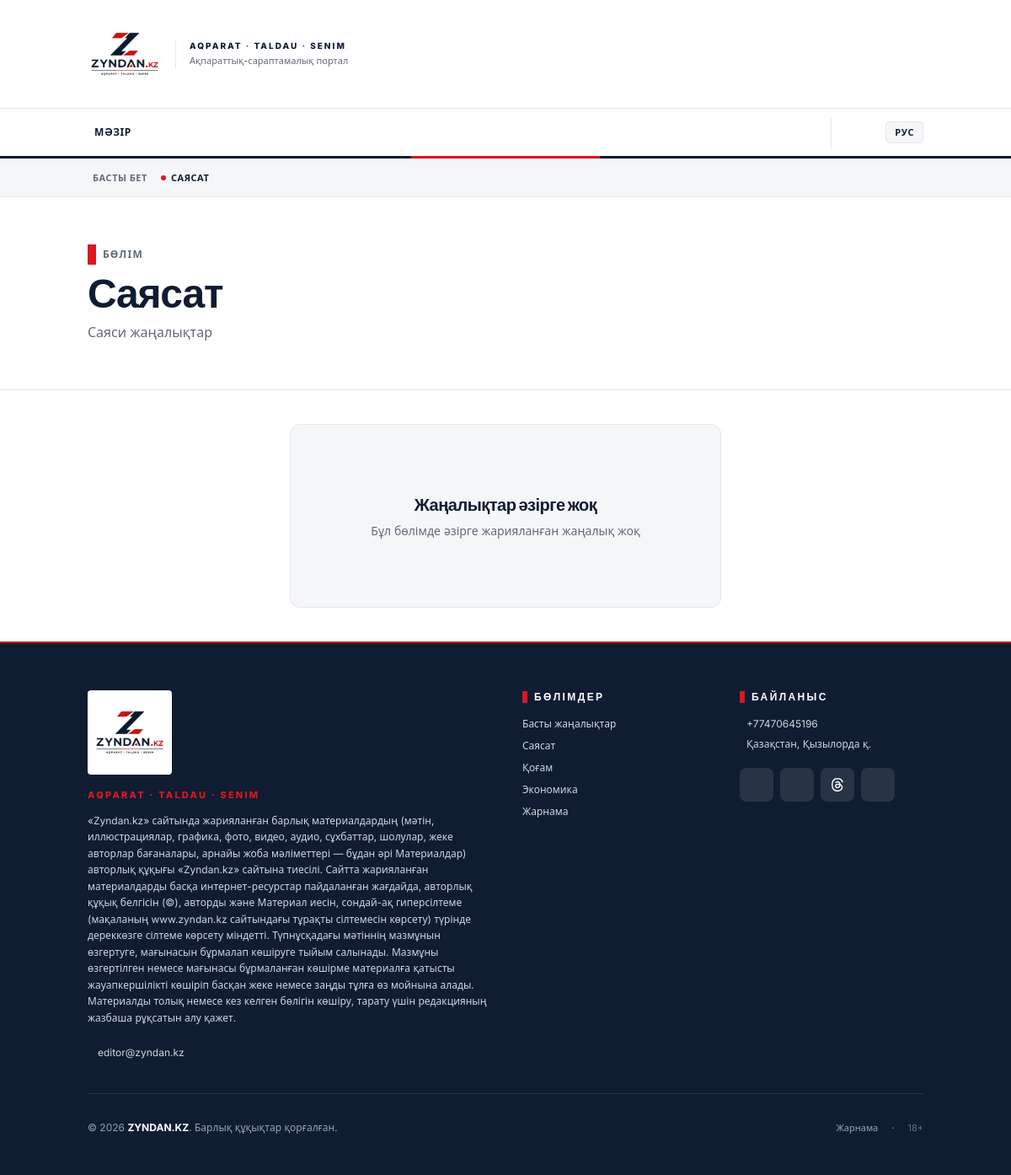
Page /sayasat on the committed database.
### tables this page shows
CREATE TABLE `categories` (
  `id` int NOT NULL AUTO_INCREMENT,
  `name_kz` varchar(100) NOT NULL,
  `name_ru` varchar(100) NOT NULL,
  `slug_kz` varchar(100) NOT NULL,
  `slug_ru` varchar(100) NOT NULL,
  `description_kz` text,
  `description_ru` text,
  `sort_order` int DEFAULT '0',
  `created_at` timestamp NULL DEFAULT CURRENT_TIMESTAMP,
  PRIMARY KEY (`id`),
  UNIQUE KEY `slug_kz` (`slug_kz`),
  UNIQUE KEY `slug_ru` (`slug_ru`),
  KEY `idx_slug_kz` (`slug_kz`),
  KEY `idx_slug_ru` (`slug_ru`)
);

### app/controllers/CategoryController.php (called while the page is built, shortened)
<?php
require_once __DIR__ . '/../../core/Controller.php';
class CategoryController extends Controller
{
    private $postModel;
    private $categoryModel;
    public function __construct()
    {
        $this->postModel = $this->model('PostModel');
        $this->categoryModel = $this->model('CategoryModel');
    }
    public function show($categorySlug)
    {
        $category = $this->categoryModel->getBySlug($categorySlug, $this->lang);
        $page = isset($_GET['page']) ? (int) $_GET['page'] : 1;
        $perPage = 15;
        $offset = ($page - 1) * $perPage;
        $posts = $this->postModel->getByCategory($categorySlug, $this->lang, $perPage, $offset);
        $categories = $this->categoryModel->getAllCategories($this->lang);
        $this->view('category/index', [
            'category' => $category,
            'posts' => $posts,
            'categories' => $categories,
            'currentPage' => $page
        ]);
    }
}

### public/index.php (called while the page is built, shortened)
<?php
spl_autoload_register(function ($className) {
    $className = str_replace('\\', '/', $className);
    $paths = [
        __DIR__ . '/../core/' . $className . '.php',
        __DIR__ . '/../app/models/' . $className . '.php',
        __DIR__ . '/../app/controllers/' . $className . '.php',
        __DIR__ . '/../app/helpers/' . $className . '.php',
        __DIR__ . '/../app/services/' . $className . '.php',
    ];
    foreach ($paths as $path) {
        if (file_exists($path)) {
            return;
        }
    }
});
$config = require __DIR__ . '/../config/app.php';
$router = new Router();
$route = $router->dispatch();
$method = $route['method'];
$params = $route['params'];
$controller = new $controllerName();
call_user_func_array([$controller, $method], $params);

### config/app.php (called while the page is built)
<?php
return array (
  'name' => 'ZYNDAN.KZ',
  'url' => 'https://zyndan.kz',
  'default_lang' => 'kz',
  'supported_langs' =>
  array (
    0 => 'kz',
    1 => 'ru',
  ),
  'brand_color' => '#101C31',
  'brand_red' => '#D71920',
  'timezone' => 'Asia/Qyzylorda',
  'pagination' => 15,
  'image_sizes' =>
  array (
    'large' =>
    array (
      0 => 800,
      1 => 600,
    ),
    'medium' =>
    array (
      0 => 400,
      1 => 300,
    ),
    'thumbnail' =>
    array (
      0 => 100,
      1 => 100,
    ),
  ),
  'openweather_api_key' => '3ad5e27a7879a17e0354e8ef6c754d6b',
  'weather_city' => 'Kyzylorda,KZ',
  'weather_cache_hours' => 1,
  'currency_cache_hours' => 24,
  'session_lifetime' => 7200,
  'admin_path' => 'admin',
  'recaptcha_site_key' => '6Lcxbl0sAAAAAAiop-H3G_5n6Xevm4O104KFBP6h',
  'recaptcha_secret_key' => '6Lcxbl0sAAAAABTnNyuHqjqyCtFgwaRwCdvTe49_',
  'recaptcha_enabled' => false,
  'contact_email' => 'editor@zyndan.kz',
  'admin_email' => 'admin@zyndan.kz',
  'phone' => '+77470645196',
  'address' => 'Қазақстан, Қызылорда қ.',
  'company_name' => 'ZYNDAN.KZ',
  'info_email' => 'info@zyndan.kz',
  'social_instagram' => 'https://www.instagram.com/zyndan.kz?utm_source=qr&dlrf=b3l2c3V0aHc3cnZ3',
  'social_facebook' => 'https://www.facebook.com/people/Zyndan-KZ/pfbid02sXeGgRiiUymaiPHdx6LAw28LTstctiAbjSmXbrn9g95uC89JVM3Pptbf8eG6aYNRl/?rdid=dJfw75vxvx0rvdfP&share_url=https%3A%2F%2Fwww.facebook.com%2Fshare%2F19nmaGHaF2%2F%3Fref%3D1',
  'social_threads' => 'https://www.threads.com/@zyndan.kz',
  'social_whatsapp' => 'https://wa.me/77470645196',
  'social_telegram' => '#',
  'social_tiktok' => '#',
);

### core/Router.php (called while the page is built, shortened)
<?php
class Router
{
    private $lang = 'kz';
    public function __construct()
    {
        $config = require __DIR__ . '/../config/app.php';
    }
    private function detectLanguage()
    {
        $url = $this->getUrl();
        if (strpos($url, 'ru/') === 0 || $url === 'ru') {
            $this->lang = 'ru';
        } else {
            $this->lang = 'kz';
        }
    }
    public function getLang()
    {
        return $this->lang;
    }
    private function getUrl()
    {
        if (isset($_GET['url'])) {
            return trim($_GET['url'], '/');
        }
        $uri = parse_url($_SERVER['REQUEST_URI'], PHP_URL_PATH);
        return trim($uri, '/');
    }
}

### core/Database.php (called while the page is built, shortened)
<?php
class Database
{
    private static $instance = null;
    private $pdo;
    private function __construct()
    {
        $config = require __DIR__ . '/../config/database.php';
        try {
            $port = !empty($config['port']) ? ";port={$config['port']}" : '';
            $dsn = "mysql:host={$config['host']}{$port};dbname={$config['database']};charset={$config['charset']}";
            $this->pdo = new PDO($dsn, $config['username'], $config['password'], $config['options']);
        } catch (PDOException $e) {
            die("Ошибка подключения к базе данных: " . $e->getMessage());
        }
    }
    public static function getInstance()
    {
        if (self::$instance === null) {
            self::$instance = new self();
        }
        return self::$instance;
    }
    public function query($sql, $params = [])
    {
        $stmt = $this->pdo->prepare($sql);
        $stmt->execute($params);
        return $stmt;
    }
    public function fetchOne($sql, $params = [])
    {
        $stmt = $this->query($sql, $params);
        return $stmt->fetch();
    }
}

### app/models/CategoryModel.php (called while the page is built, shortened)
<?php
require_once __DIR__ . '/../../core/Model.php';
class CategoryModel extends Model
{
    protected $table = 'categories';
    public function getBySlug($slug, $lang)
    {
        $slugColumn = "slug_{$lang}";
        $sql = "SELECT id,
                       name_{$lang} as name,
                       slug_{$lang} as slug,
                       slug_kz, slug_ru,
                       description_{$lang} as description
                FROM {$this->table}
                WHERE {$slugColumn} = ?
                LIMIT 1";
        return $this->db->fetchOne($sql, [$slug]);
    }
}

### core/Model.php (called while the page is built, shortened)
<?php
class Model
{
    public function __construct()
    {
        $this->db = Database::getInstance();
    }
}

### config/database.php (called while the page is built)
<?php
return [
    'host' => getenv('DB_HOST') ?: 'localhost',
    'port' => getenv('DB_PORT') ?: '3306',
    'database' => getenv('DB_NAME') ?: 'qyzylorda_times',
    'username' => getenv('DB_USER') ?: 'qyzylorda_user',
    'password' => getenv('DB_PASS') !== false ? getenv('DB_PASS') : 'qyzylorda_pass_2026',
    'charset' => 'utf8mb4',
    'collation' => 'utf8mb4_unicode_ci',
    'options' => [
        PDO::ATTR_ERRMODE => PDO::ERRMODE_EXCEPTION,
        PDO::ATTR_DEFAULT_FETCH_MODE => PDO::FETCH_ASSOC,
        PDO::ATTR_EMULATE_PREPARES => false,
    ]
];

### app/views/category/index.php (the view, shortened to what this page needs)
<?php
require_once __DIR__ . '/../partials/_header.php';
?>
<?php require_once __DIR__ . '/../partials/_navigation.php'; ?>
<div class="bg-zyndan-gray border-b border-zyndan-border">
    <div class="container mx-auto px-4 py-3.5">
        <div class="flex items-center text-[11px] font-bold text-zyndan-muted uppercase tracking-wider">
            <a href="/<?= $lang === 'ru' ? 'ru/' : '' ?>" class="hover:text-zyndan-red transition-colors flex items-center gap-1.5">
                <i class="las la-home text-sm"></i> <?= $lang === 'kz' ? 'Басты бет' : 'Главная' ?>
            </a>
            <span class="text-zyndan-navy dark:text-white font-bold flex items-center gap-1.5">
                <span class="w-1.5 h-1.5 bg-zyndan-red rounded-full"></span>
                <?= htmlspecialchars($category['name'] ?? '') ?>
            </span>
        </div>
    </div>
</div>
<div class="bg-white dark:bg-zyndan-navy border-b border-zyndan-border py-6 sm:py-10 md:py-14">
    <div class="container mx-auto px-3 sm:px-4">
        <div class="flex items-center gap-2 mb-2">
            <span class="w-2.5 h-6 bg-zyndan-red inline-block"></span>
            <span class="text-xs font-bold uppercase tracking-widest text-zyndan-muted"><?= $lang === 'ru' ? 'Рубрика' : 'Бөлім' ?></span>
        </div>
        <h1 class="text-2xl sm:text-3xl md:text-5xl font-black mb-2 sm:mb-3 tracking-tight text-zyndan-navy dark:text-white">
            <?= htmlspecialchars($category['name'] ?? '') ?>
        </h1>
        <?php if (!empty($category['description'])): ?>
            <p class="text-sm sm:text-base text-zyndan-muted font-normal max-w-2xl leading-relaxed">
                <?= htmlspecialchars($category['description']) ?>
            </p>
        <?php endif; ?>
    </div>
</div>
<main class="container mx-auto px-3 sm:px-4 py-6 sm:py-10">
    <?php if (isset($posts) && !empty($posts)): ?>
        <div class="grid grid-cols-1 md:grid-cols-2 lg:grid-cols-3 gap-4 sm:gap-6 md:gap-8 mb-8 sm:mb-10">
            <?php foreach ($posts as $post): ?>
                <?php
                $postTitle = $lang === 'kz' ? $post['title_kz'] : $post['title_ru'];
                $postExcerpt = $lang === 'kz' ? $post['excerpt_kz'] : $post['excerpt_ru'];
                $postSlug = $lang === 'kz' ? $post['slug_kz'] : $post['slug_ru'];
                $postCategory = $category['slug'] ?? 'aqparat';
                $postImage = !empty($post['image'])
                    ? '/uploads/medium/' . $post['image']
                    : 'https://placehold.co/400x300/101c31/FFF?text=ZYNDAN.KZ';
                $postDate = date('d.m.Y H:i', strtotime($post['published_at'] ?? 'now'));
                ?>
                <a href="/<?= $lang === 'ru' ? 'ru/' : '' ?><?= $postCategory ?>/<?= $postSlug ?>"
                    class="bg-white dark:bg-zyndan-navy border border-zyndan-border zyndan-card group cursor-pointer rounded-xl overflow-hidden flex flex-col">
                    <div class="relative h-52 overflow-hidden bg-zyndan-gray">
                        <img src="<?= $postImage ?>"
                            class="w-full h-full object-cover group-hover:scale-105 transition-transform duration-500"
                            alt="<?= htmlspecialchars($postTitle) ?>">
                        <span class="absolute top-3 right-3 bg-zyndan-navy/90 text-white text-[10px] font-bold px-2 py-0.5 rounded shadow-sm tracking-wider uppercase flex items-center gap-1 font-mono">
                            <i class="las la-eye text-zyndan-red"></i>
                            <?= number_format($post['views'] ?? 0) ?>
                        </span>
                    </div>
                    <div class="p-6 flex flex-col flex-1 justify-between">
                        <div>
                            <div class="text-[11px] font-semibold text-zyndan-muted mb-2.5 flex items-center gap-1.5 uppercase tracking-wider font-mono">
                                <i class="las la-calendar text-zyndan-red text-sm"></i>
                                <?= $postDate ?>
                            </div>
                            <h3 class="text-lg font-bold leading-snug text-black dark:text-white group-hover:text-zyndan-red transition-colors mb-3 line-clamp-2">
                                <?= htmlspecialchars($postTitle) ?>
                            </h3>
                            <p class="text-xs text-zyndan-muted line-clamp-3 leading-relaxed mb-4">
                                <?= htmlspecialchars($postExcerpt ?? '') ?>
                            </p>
                        </div>
                        <div class="pt-3 border-t border-zyndan-border/60 flex items-center justify-end text-xs text-zyndan-red font-semibold group-hover:translate-x-1 transition-transform">
                            <?= $lang === 'ru' ? 'Читать' : 'Оқу' ?> <i class="las la-angle-right ml-1"></i>
                        </div>
                    </div>
                </a>
            <?php endforeach; ?>
        </div>
        <?php
        $totalPages = 5;
        $hasNext = $currentPage < $totalPages;
        $hasPrev = $currentPage > 1;
        ?>
        <?php if ($totalPages > 1): ?>
            <div class="flex flex-wrap justify-center items-center gap-2 mt-8 sm:mt-12">
                <?php if ($hasPrev): ?>
                    <a href="?page=<?= $currentPage - 1 ?>"
                        class="px-4 py-2.5 bg-white border border-zyndan-border rounded-lg hover:border-zyndan-red hover:text-zyndan-red transition-all text-zyndan-navy font-bold text-xs uppercase tracking-wider">
                        <i class="las la-angle-left mr-1"></i>
                        <?= $lang === 'kz' ? 'Артқа' : 'Назад' ?>
                    </a>
                <?php endif; ?>
                <div class="flex gap-1.5">
                    <?php for ($i = 1; $i <= min($totalPages, 5); $i++): ?>
                        <a href="?page=<?= $i ?>"
                            class="w-10 h-10 flex items-center justify-center rounded-lg transition-all font-bold text-xs border <?= $i === $currentPage ? 'bg-zyndan-red text-white border-zyndan-red shadow-sm' : 'bg-white border-zyndan-border hover:border-zyndan-red text-zyndan-navy' ?>">
                            <?= $i ?>
                        </a>
                    <?php endfor; ?>
                </div>
                <?php if ($hasNext): ?>
                    <a href="?page=<?= $currentPage + 1 ?>"
                        class="px-4 py-2.5 bg-white border border-zyndan-border rounded-lg hover:border-zyndan-red hover:text-zyndan-red transition-all text-zyndan-navy font-bold text-xs uppercase tracking-wider">
                        <?= $lang === 'kz' ? 'Алға' : 'Вперед' ?>
                        <i class="las la-angle-right ml-1"></i>
                    </a>
                <?php endif; ?>
            </div>
        <?php endif; ?>
    <?php else: ?>
        <div class="text-center py-20 bg-zyndan-gray rounded-xl border border-zyndan-border max-w-lg mx-auto">
            <h3 class="text-xl font-bold text-zyndan-navy mb-2 tracking-tight">
                <?= $lang === 'kz' ? 'Жаңалықтар әзірге жоқ' : 'Материалов пока нет' ?>
            </h3>
            <p class="text-sm text-zyndan-muted">
                <?= $lang === 'kz' ? 'Бұл бөлімде әзірге жарияланған жаңалық жоқ' : 'В этой рубрике еще нет публикаций' ?>
            </p>
        </div>
    <?php endif; ?>
</main>
<?php require_once __DIR__ . '/../partials/_footer.php'; ?>

### app/views/partials/_header.php (style rules this page uses)
html, body { font-family: 'Inter', system-ui, -apple-system, sans-serif; -webkit-font-smoothing: antialiased; background-color: #FFFFFF !important; background: #FFFFFF !important; color: #101C31; overflow-x: hidden; max-width: 100vw; }
h1, h2, h3, h4, h5, h6 { font-family: 'Plus Jakarta Sans', 'Inter', sans-serif; color: inherit; }

### rows in the picture
categories: name_kz "САЯСАТ", name_kz "Саясат", description_kz "Саяси жаңалықтар"

### other values in the picture
$siteConfig['contact_email'] "editor@zyndan.kz"
$siteConfig['phone'] "+77470645196"
$siteConfig['address'] "Қазақстан, Қызылорда қ."
